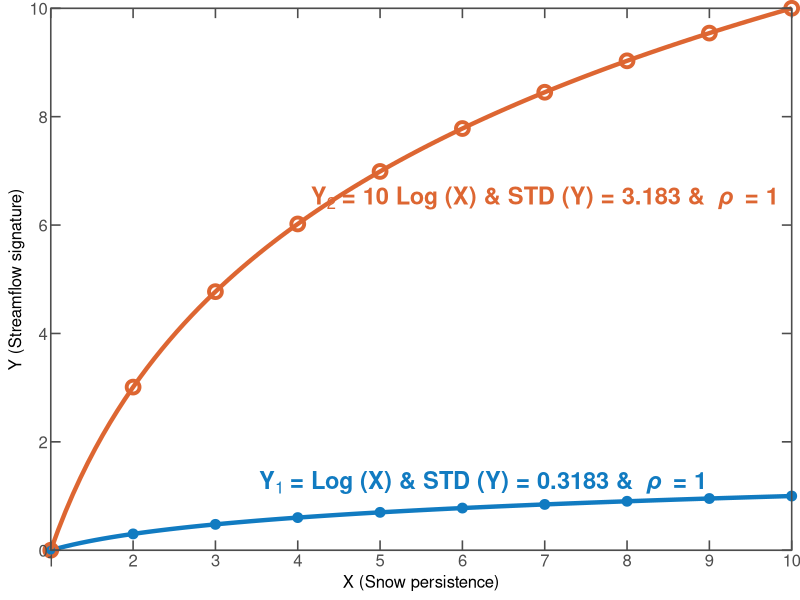

Write R code to recreate this figure.
# simulation_code_reviewer_3.R generates a graphical example of the different impacts
# of SP on streamflow signatures given the same values of Spearman correlations
# Used in the Response to Reviewer 3
# Author: Edward Le

library(tidyverse)
library(ggplot2)
library(ggthemes)

# Load data
y1_data <- read_csv("y1_data.csv")
y2_data <- read_csv("y2_data.csv")

y1_annotation <- expression(bold(Y[1] ~ "= Log (X) & STD (Y) = 0.3183 & " ~ bolditalic("\u03C1") ~ " = 1"))
y2_annotation <- expression(bold(Y[2] ~ "= 10 Log (X) & STD (Y) = 3.183 & " ~ bolditalic("\u03C1") ~ " = 1"))

# Plot data
plot <- ggplot() +
    geom_point(aes(x, y), y1_data, colour = "#117BC1", size = 3) +
    geom_function(fun = function(x) log10(x), colour = "#117BC1", size = 1.5) +
    geom_point(aes(x, y), y2_data, colour = "#DD6632", shape = 21, size = 3, stroke = 2) +
    geom_function(fun = function(x) 10 * log10(x), colour = "#DD6632", size = 1.5) +
    annotate("text", x = 6.25, y = 1.25, label = y1_annotation, parse = TRUE, colour = "#117BC1", size = 6) +
    annotate("text", x = 7, y = 6.5, label = y2_annotation, parse = TRUE, colour = "#DD6632", size = 6) +
    scale_x_continuous(position = "top", breaks = seq(0, 10, 1), limits = c(1, 10), expand = c(0, 0), sec.axis = dup_axis()) +
    scale_y_continuous(position = "right", breaks = seq(0, 10, 2), limits = c(0, 10), expand = c(0, 0), sec.axis = dup_axis()) +
    xlab("X (Snow persistence)") +
    ylab("Y (Streamflow signature)") +
    coord_cartesian(clip = "off") +
    theme_few() +
    theme(
        axis.ticks.length = unit(-0.25, "cm"),
        axis.text.x.top = element_blank(),
        axis.text.y.right = element_blank(),
        axis.title.x.top = element_blank(),
        axis.title.y.right = element_blank(),
        axis.text = element_text(size = 12)
    )
ggsave("fig01_response_to_reviewer_3.png", plot, width = 12, height = 6)